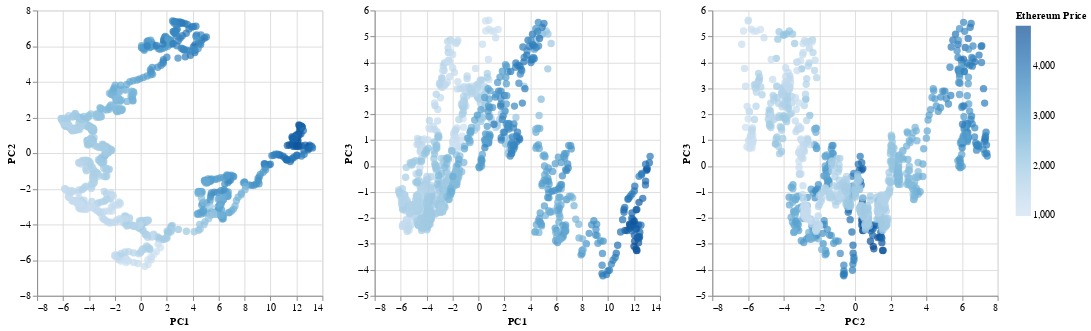

Here is the notebook cell this chart was saved with:
### Code cell
# Create a DataFrame for the Bitcoin principal components
ethereum_pca_df = pd.DataFrame(
    data=ethereum_principal_components,
    columns=[f"PC{i+1}" for i in range(3)]
)

# Add the target variable to the DataFrame
ethereum_pca_df["ethereum_price"] = y_ethereum.values

# Create a scatter plot of PC1 and PC2 colored by the target variable
ethereum1 = alt.Chart(ethereum_pca_df).mark_circle(size=60).encode(
    x="PC1",
    y="PC2",
    color=alt.Color("ethereum_price", title="Ethereum Price"),
    tooltip=["ethereum_price"]
)

# Create a scatter plot of PC1 and PC3 colored by the target variable
ethereum2 = alt.Chart(ethereum_pca_df).mark_circle(size=60).encode(
    x="PC1",
    y="PC3",
    color="ethereum_price",
    tooltip=["ethereum_price"]
)

# Create a scatter plot of PC2 and PC3 colored by the target variable
ethereum3 = alt.Chart(ethereum_pca_df).mark_circle(size=60).encode(
    x="PC2",
    y="PC3",
    color="ethereum_price",
    tooltip=["ethereum_price"]
)

# Display the scatter plots
ethereum_pca_chart = ethereum1 | ethereum2 | ethereum3

ethereum_pca_chart

### Figure 1 — Vega-Lite specification as saved in the notebook (floating-point values rounded to 4 significant figures; data arrays with more than 128 entries replaced by an {"elided": "..."} marker saying what was removed)
{"config": {"view": {"continuousWidth": 300, "continuousHeight": 300}}, "hconcat": [{"mark": {"type": "circle", "size": 60}, "encoding": {"color": {"field": "ethereum_price", "title": "Ethereum Price", "type": "quantitative"}, "tooltip": [{"field": "ethereum_price", "type": "quantitative"}], "x": {"field": "PC1", "type": "quantitative"}, "y": {"field": "PC2", "type": "quantitative"}}}, {"mark": {"type": "circle", "size": 60}, "encoding": {"color": {"field": "ethereum_price", "type": "quantitative"}, "tooltip": [{"field": "ethereum_price", "type": "quantitative"}], "x": {"field": "PC1", "type": "quantitative"}, "y": {"field": "PC3", "type": "quantitative"}}}, {"mark": {"type": "circle", "size": 60}, "encoding": {"color": {"field": "ethereum_price", "type": "quantitative"}, "tooltip": [{"field": "ethereum_price", "type": "quantitative"}], "x": {"field": "PC2", "type": "quantitative"}, "y": {"field": "PC3", "type": "quantitative"}}}], "data": {"name": "data-d50ef7b7a37ba3cb2adfd5e3d11fb7c8"}, "$schema": "https://vega.github.io/schema/vega-lite/v5.17.0.json", "datasets": {"data-d50ef7b7a37ba3cb2adfd5e3d11fb7c8": {"elided": "966 records"}}}
